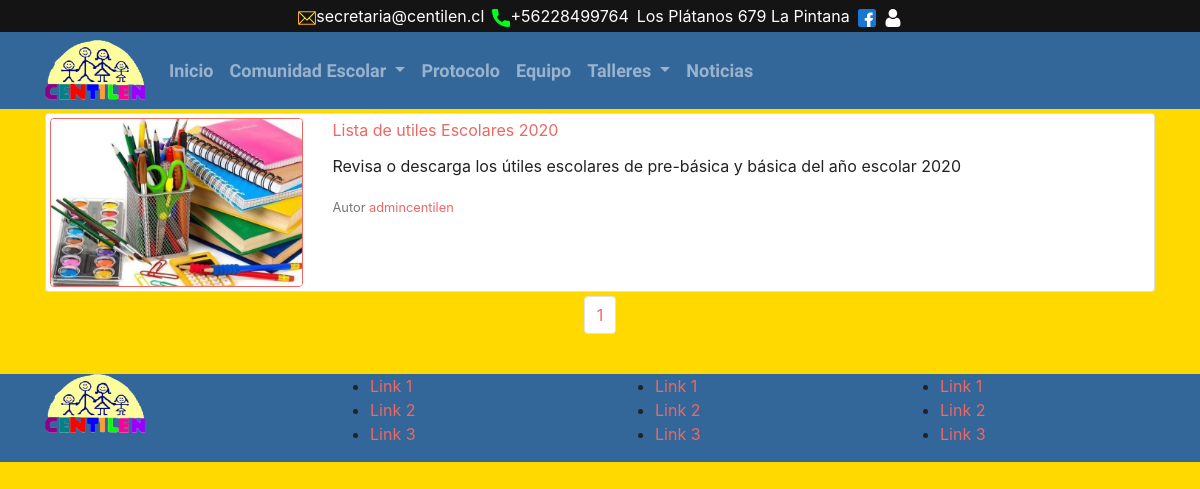
Screenshot of /noticias/ with the database file from the repository.
### core/models.py (models this page shows, shortened)
class Post(models.Model):
    autor = models.ForeignKey('auth.User', on_delete=models.CASCADE)
    titulo = models.CharField(max_length=200)
    descripcion = models.CharField(max_length=500)
    texto = RichTextField(config_name='awesome_ckeditor')
    created_date = models.DateField(default=date.today)
    fecha_publicacion = models.DateField(blank=True, null=True)

### core/views.py (the view)
# urls.py: path('noticias/', noticias, name='noticias'),
def noticias(request):
    noticias = Post.objects.order_by('created_date')
    paginator = Paginator(noticias, 1)
    page_number = request.GET.get('page')
    page_obj = paginator.get_page(page_number)
    data = {
        'noticias':noticias,
        'page_obj': page_obj,
        'paginator':paginator
    }
    return render(request, 'core/noticias.html', data)

### core/templates/core/noticias.html (shortened to what this page needs)
{% extends 'core/base.html' %}
{% load static %}
{% block contenido %}
<div class="container">
    {% for noticias in page_obj %}
    <div class="card mt-1 p-1">
        <div class="row">
            <div class="col-3">
                <img src="{% static 'core/img/lista-de-utiles.jpg' %}" class="w-100 rounded border border-primary" alt="">
            </div>
            <div class="col">
                <a href="{% url 'postNoticia' noticias.id %}"><p class="card-title">{{ noticias.titulo }}</p></a>
                <p class="card-text">{{ noticias.descripcion }}</p>
                <p class="card-text"><small class="text-muted">Autor <a href="#">{{ noticias.autor }}</a></small></p>
            </div>
        </div>
    </div>
    {% endfor %}
    <ul class="pagination mt-1 d-flex justify-content-center">
        {% for p in paginator.page_range %}
            <li class="page-item {% if page_obj == p %} active {% endif %}">
                <a href="?page={{ p }}" class="page-link">{{ p }}</a>
            </li>
        {% endfor %}
    </ul>
</div>
{% endblock contenido %}

### core/static/core/css/style.css (style rules this page uses)
body { background: rgb(255, 217, 0); }

### rows the page displays
Post: titulo "Lista de utiles Escolares 2020", descripcion "Revisa o descarga los útiles escolares de pre-básica y básica del año escolar 2020", autor "admincentilen"

### other values shown
{{ p }} "1"
